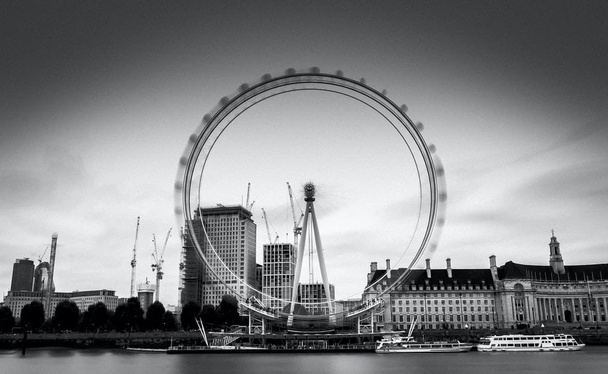
%> input picture images/grayscale/ferris-wheel.jpg, 608 x 374 px, shrunk from 980 x 603 before the run
$ octave main.m   (GNU Octave 9; MATLAB toolbox functions it lacks are replaced by stand-ins)
%> lines starting %> are read from the running program, lines starting %| are printed output that depends on the picture
### brighteningFrequency.m
function [imageResult] = brighteningFrequency(image, a, b)
    imageResult = image;
    [M, N, rgb] = size(image);

    H = fftshift(fft2(a, M, N));
    Nu = fftshift(fft2(b, M, N));

    for iRgb=1:rgb
        F = fftshift(fft2(image(:,:,iRgb)));
        G = H.*F + Nu;
        G1 = ifftshift(G);
        G2 = real(ifft2(G1));
        imageResult(:,:,iRgb) = G2;
    end
end

### main.m
image = imread("images\grayscale\ferris-wheel.jpg");
%> image is the input picture: size 374x608x3 uint8; mean R, G, B 132.3, 133.3, 135.3
imageRgb = imread("images\rgb\forest.jpg");
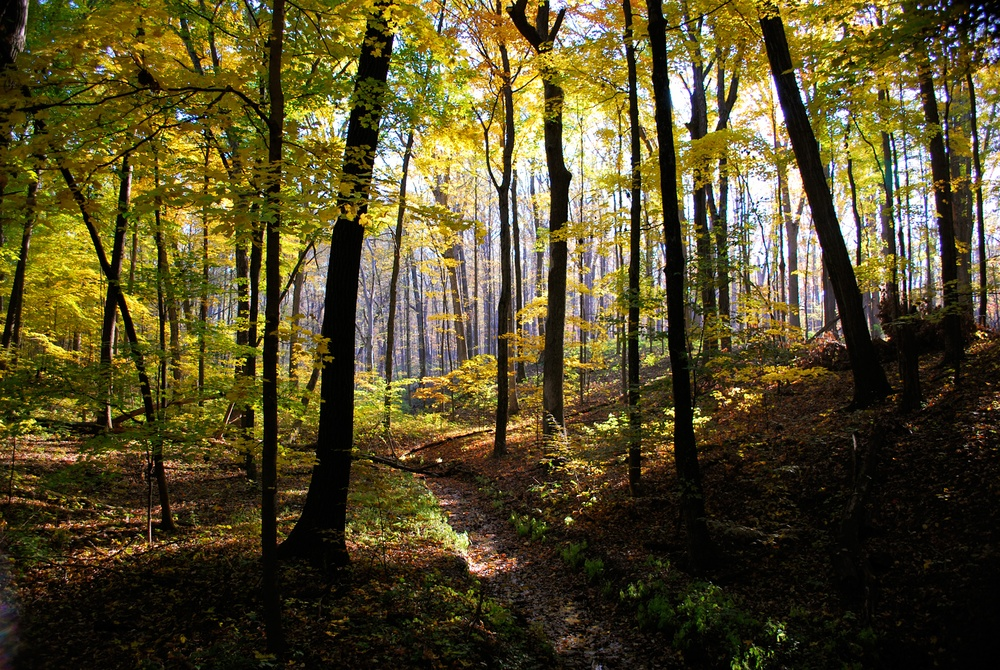
%> input picture images/rgb/forest.jpg, 1000 x 670 px, shrunk from 1613 x 1080 before the run
%> imageRgb is the input picture: size 670x1000x3 uint8; mean R, G, B 84.9, 75.8, 41

% [imageModified, noise] = saltPepperReduction(image, "min", 3);
imageModified = brighteningFrequency(image, 2, 10);
%> after the loop in brighteningFrequency, `for iRgb=1:rgb`:
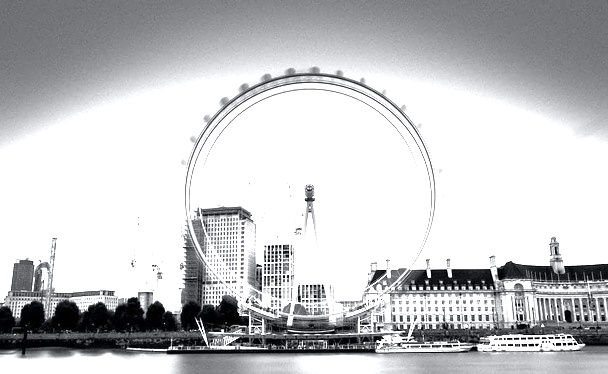
%> imageResult: size 374x608x3 uint8; mean R, G, B 196.6, 197.5, 199.5
% [imageRgbModified, noiseRgb] = saltPepperReduction(imageRgb, "min", 3);

% figure; imshow(noise);
figure; imshow(image);
figure; imshow(imageModified);
% figure; imshow(noiseRgb);
% figure; imshow(imageRgbModified);
